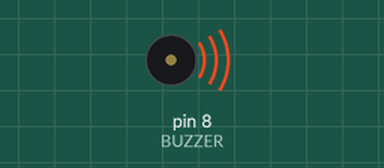
Bench run of a sketch on a simulated Arduino Uno, built with avr-gcc and run on an emulated ATmega328P. Parts: buzzer (waves = sounding).

Above: at 0.1 s.
At 2.7 s:
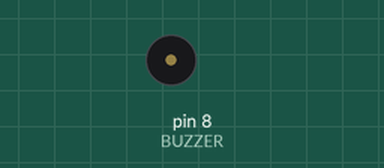
Timing chart, 0 to 3.0 s (numbered marks = the images above):
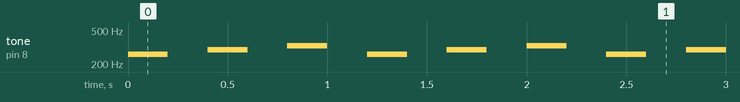

Measured:
- by itself, tone on pin 8 (BUZZER): repeats every 1.2 s: silent 0.20 s, 293 Hz 0.20 s, silent 0.20 s, 329 Hz 0.20 s, silent 0.20 s, 261 Hz 0.20 s

The sketch:

Buzzer.ino
```cpp
#define BUZZER 8

void setup(){
  pinMode(BUZZER, OUTPUT);
}

void loop(){
  tone(BUZZER, 261);
  delay(200);
  noTone(BUZZER);
  delay(200);

  tone(BUZZER, 293);
  delay(200);
  noTone(BUZZER);
  delay(200);

  tone(BUZZER, 329);
  delay(200);
  noTone(BUZZER);
  delay(200);
}
```
